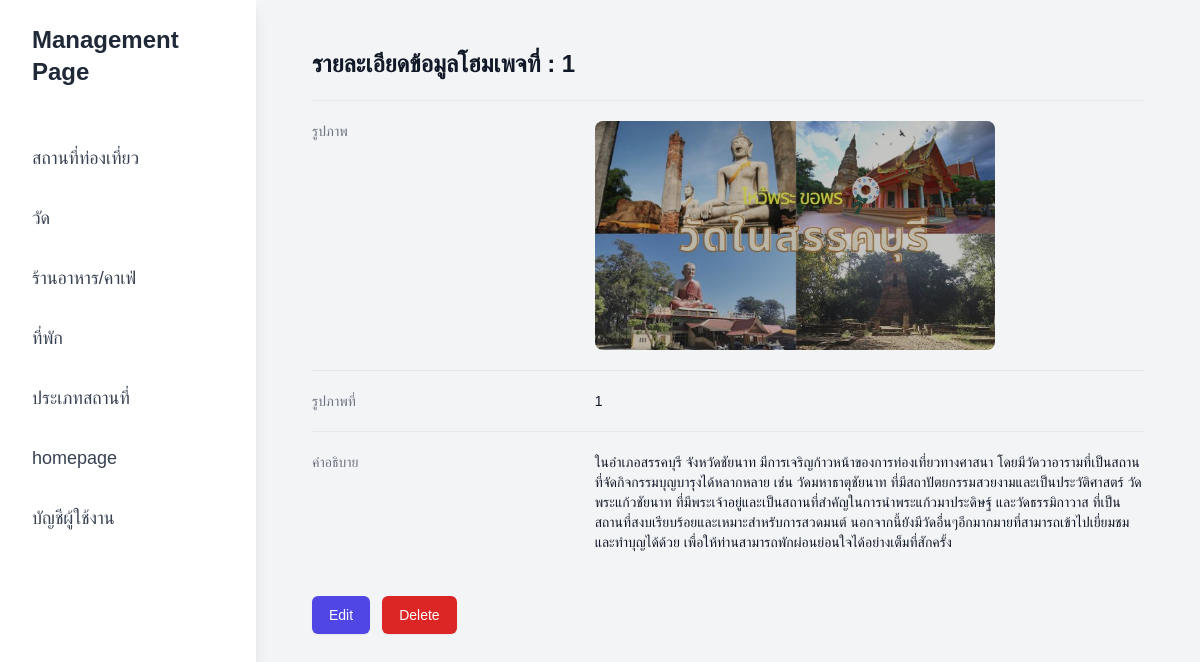
The app's page /admin/pages/view_homepage.php?id=1 (signed in) with its own data.
### tables this page shows
CREATE TABLE `category` (
  `id` int(11) NOT NULL,
  `name` varchar(255) NOT NULL,
  `category_id` varchar(20) NOT NULL
);

CREATE TABLE `homepage` (
  `id` int(11) NOT NULL,
  `image` varchar(255) NOT NULL,
  `description` text NOT NULL,
  `image_no` varchar(255) NOT NULL
);

### admin/pages/view_homepage.php (the view, shortened to what this page needs)
<?php
include '../db/db.php';
$id = $_GET['id'];
$sqlHomepage = "SELECT * FROM homepage WHERE id = '$id' ";
$resultHomepage = $db->query($sqlHomepage);
if ($resultHomepage->num_rows > 0) {
    $row = $resultHomepage->fetch_assoc();
} else {
    header("Location: ../../404.html");
}
?>
<!DOCTYPE html>
<html lang="en">
<head>
    <link href="https://cdn.jsdelivr.net/npm/tailwindcss@2.2.19/dist/tailwind.min.css" rel="stylesheet">
</head>
<body class="bg-gray-100">
    <?php include 'header.php'; ?>
    <div class="max-w-4xl mx-auto py-6 sm:px-6 lg:px-8">
        <div class="px-4 py-6 sm:px-0">
            <h1 class="text-2xl font-semibold text-gray-900">รายละเอียดข้อมูลโฮมเพจที่ : <?= $row['image_no'] ?></h1>
            <div class="mt-5 border-t border-gray-200">
                <dl class="sm:divide-y sm:divide-gray-200">
                    <div class="py-4 sm:py-5 sm:grid sm:grid-cols-3 sm:gap-4">
                        <dt class="text-sm font-medium text-gray-500">รูปภาพ</dt>
                        <dd class="mt-1 text-sm text-gray-900 sm:mt-0 sm:col-span-2">
                            <?php if ($row['image'] == "") { ?>
                                <img src="../assets/imgs/image-not-found.png" class="rounded-lg" width="400" height="400">
                            <?php } else { ?>
                                <img src="<?= str_replace( '/admin', '', $row['image']) ?>" class="rounded-lg" width="400" height="400">
                            <?php } ?>
                        </dd>
                    </div>
                    <div class="py-4 sm:py-5 sm:grid sm:grid-cols-3 sm:gap-4">
                        <dt class="text-sm font-medium text-gray-500">รูปภาพที่</dt>
                        <dd class="mt-1 text-sm text-gray-900 sm:mt-0 sm:col-span-2"><?= $row['image_no'] ?></dd>
                    </div>
                    <div class="py-4 sm:py-5 sm:grid sm:grid-cols-3 sm:gap-4">
                        <dt class="text-sm font-medium text-gray-500">คำอธิบาย</dt>
                        <dd class="mt-1 text-sm text-gray-900 sm:mt-0 sm:col-span-2"><?= $row['description'] ?></dd>
                    </div>
                </dl>
            </div>
            <div class="mt-6 flex space-x-3">
                <a href="edit_homepage.php?id=<?= $row['id'] ?>" class="inline-flex justify-center py-2 px-4 border border-transparent shadow-sm text-sm font-medium rounded-md text-white bg-indigo-600 hover:bg-indigo-700 focus:outline-none focus:ring-2 focus:ring-offset-2 focus:ring-indigo-500">Edit</a>
                <a href="../services/delete_homepage.php?id=<?= $row['id'] ?>" class="inline-flex justify-center py-2 px-4 border border-transparent shadow-sm text-sm font-medium rounded-md text-white bg-red-600 hover:bg-red-700 focus:outline-none focus:ring-2 focus:ring-offset-2 focus:ring-red-500">Delete</a>
            </div>
        </div>
    </div>
</body>
</html>

### admin/pages/header.php (shortened to what this page needs)
<div class="flex flex-col lg:flex-row h-screen bg-gray-100 h-full">
    <aside class="bg-white w-full lg:w-64 shadow-lg">
        <a href="manage.php?category_id=1">
            <div class="py-6 px-8 bg-white flex justify-between items-center">
                <h1 class="text-2xl font-bold text-gray-800">Management Page</h1>
        </a>
</div>
<nav id="menu" class="mt-4 lg:block">
    <?php
    $sqlCategory = "SELECT * FROM category";
    $resultCategory = $db->query($sqlCategory);
    while ($categoryRow = $resultCategory->fetch_assoc()) {
    ?>
        <a href="manage.php?category_id=<?= $categoryRow['category_id'] ?>" class="flex items-center px-8 py-4 text-gray-700 hover:bg-gray-200">
            <span class="text-lg"><?= $categoryRow['name'] ?></span>
        </a>
    <?php }
    ?>
</nav>

### admin/pages/header.php (style rules this page uses)
body { font-family: Arial, sans-serif; }
.h-full { height: 300vh; }

### records on screen
category: name "สถานที่ท่องเที่ยว"
category: name "วัด"
category: name "ร้านอาหาร/คาเฟ่"
category: name "ที่พัก"
category: name "ประเภทสถานที่"
category: name "homepage"
category: name "บัญชีผู้ใช้งาน"
homepage: image_no "1", image (picture), description "ในอำเภอสรรคบุรี จังหวัดชัยนาท มีการเจริญก้าวหน้าของการท่องเที่ยวทางศาสนา โดยมีวัดวาอารามที่เป็นสถานที่จัดกิจกรรมบุญบารุงได้หลากหลาย เช่น วัดมหาธาตุชัยนาท ที่มีสถาปัตยกรรมสวยงามและเป็นประวัติศาสตร์ วัดพระแก้วชัยนาท ที่มีพระเจ้าอยู่และเป็นสถานที่สำคัญในการนำพระแก้วมาประดิษฐ์ และวัดธรรมิกาวาส ที่เป็นสถานที่สงบเรียบร้อยและเหมาะสำหรับการสวดมนต์ นอกจากนี้ยังมีวัดอื่นๆอีกมากมายที่สามารถเข้าไปเยี่ยมชมและทำบุญได้ด้วย เพื่อให้ท่านสามารถพักผ่อนย่อนใจได้อย่างเต็มที่สักครั้ง"
